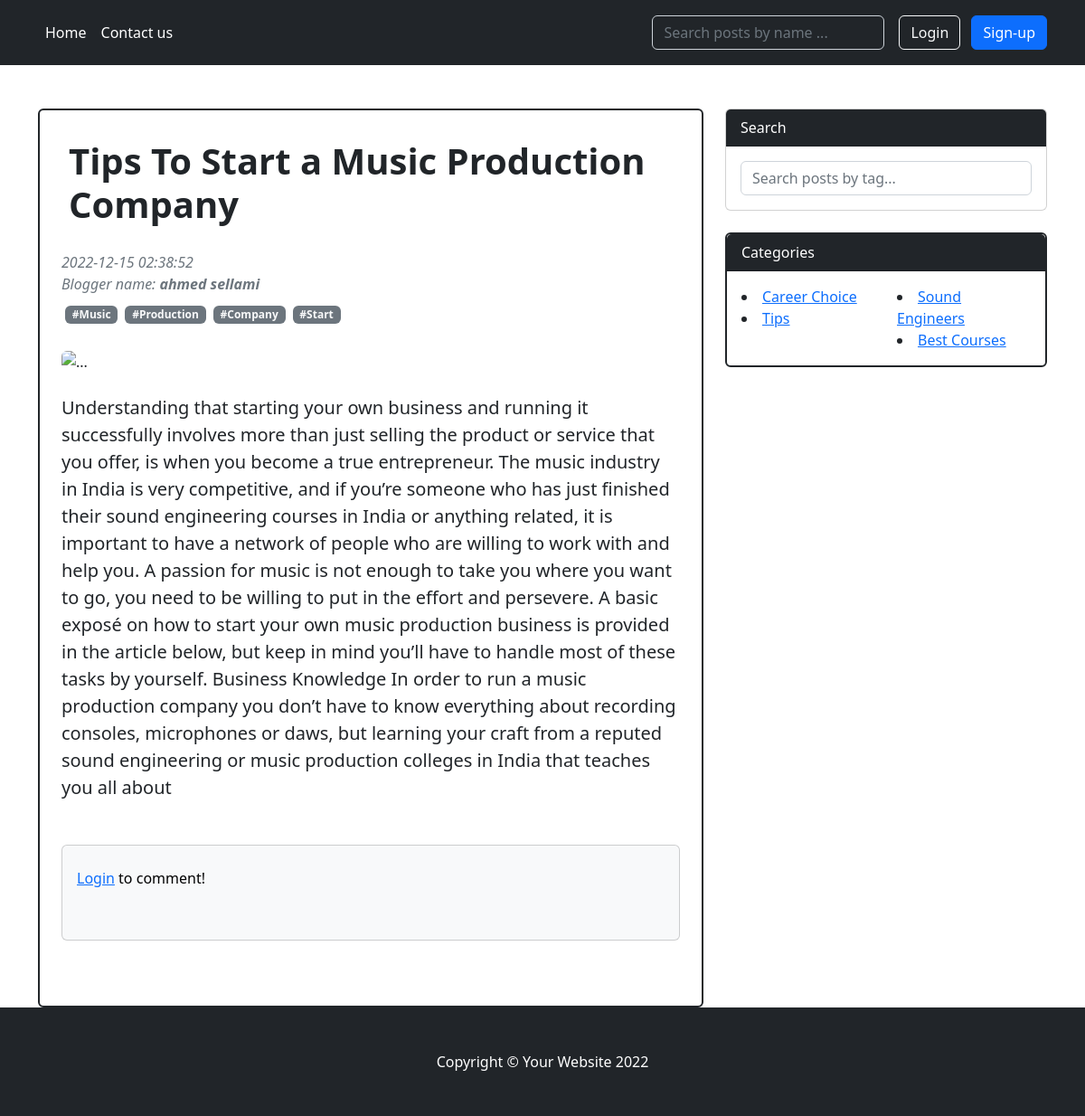
The app's page /INC/view/post.php?id=17 with its own data.
### tables this page shows
CREATE TABLE `post` (
  `id` int(11) NOT NULL,
  `header` varchar(200) NOT NULL,
  `content` varchar(1000) NOT NULL,
  `likes` int(11) DEFAULT 0,
  `comments` int(11) DEFAULT 0,
  `submit_date` timestamp NOT NULL DEFAULT current_timestamp(),
  `title` varchar(100) NOT NULL,
  `category_id` int(11) NOT NULL,
  `views` int(11) NOT NULL DEFAULT 0,
  `tags` varchar(200) NOT NULL,
  `blogger` varchar(100) NOT NULL DEFAULT 'ahmed sellami'
);

CREATE TABLE `category` (
  `id` int(11) NOT NULL,
  `name` varchar(100) NOT NULL
);

### INC/model/Post.php (called while the page is built, shortened)
<?php
class Post
{
    public static function getbyid($db, $id)
    {
        $sql = "SELECT post.id,post.category_id, post.title, post.header, post.blogger, post.content,post.likes,post.views,post.submit_date,post.comments,post.tags, category.name as category
        FROM post
        LEFT JOIN category
        ON post.category_id = category.id
        WHERE post.id=?";
        $params = array($id);
        $resultat = $db->execute_query($sql, $params);
        if (!$resultat) {
            $erreur = $db->errorInfo();
            echo "Lecture impossible, id", $db->errorCode(), $erreur[2];
        } else {
            return $resultat->fetch(PDO::FETCH_OBJ);
        }
    }
}

### INC/model/Database.php (called while the page is built, shortened)
<?php
class Database {
private $pdo;
private function __construct($host,$dbname,$user,$pass){
try{
$dsn = "mysql:host=".$host.";dbname=".$dbname;
$this->pdo = new PDO($dsn,$user,$pass);
$this->pdo->setAttribute(PDO::ATTR_ERRMODE, PDO::ERRMODE_EXCEPTION);
}
catch(PDOException $except){
echo"Echec de la connexion: ". $except->getMessage();
die();
}
}
public function execute_query($sql, $params = null){
    if ($params == null) {
    $resultat = $this->pdo->query($sql);
    }
    else {
    $resultat = $this->pdo->prepare($sql);
    $resultat->execute($params);
    }
    if(!$resultat) {
    $erreur=$this->pdo->errorInfo();
    echo "Lecture impossible, code", $this->pdo->errorCode(),$erreur[2];
    die();
    }else {
    return $resultat;
    }
    }
}

### INC/model/Category.php (called while the page is built, shortened)
<?php
class Category {
    public static function getAll($db){
        $sql = "SELECT * from category";
        $resultat = $db->execute_query($sql);
        if(!$resultat) {
        $erreur=$db->errorInfo();
        echo "Lecture impossible, id", $db->errorCode(),$erreur[2];
        }
        else{
        return $resultat->fetchAll(PDO::FETCH_OBJ);
        }
        }
}
?>

### INC/controller/PostsC.php (the view, shortened to what this page needs)
<?php
require_once __DIR__ . '/../model/Post.php';
$db = Config::getDB();
function convert($string)
{
  try {
    $res = explode("#", trim($string, '#'));
    $output = "";
    foreach ($res as $tag) {
      $output .= "<a class='m-1 badge bg-secondary text-decoration-none link-light' href='#!'>#$tag</a>";
    }
    return $output;
  } catch (Exception $e) {
    var_dump($e);
    return "";
  }
}
function getPostByid($id)
{
  global $db;
  $post = Post::getbyid($db, $id);
  if (isset($_SESSION["user"])) {
    $user = $_SESSION["user"];
  } else {
    $user = null;
  }
  if (!is_null($user) && $user->isAdmin) {
    $edit = "                  <div class='ms-auto p-2 bd-highlight'>
    <div class='dropdown'>
      <i class='fa fa-bars' aria-hidden='true' aria-hidden='true' id='dropdownMenuButton1' data-bs-toggle='dropdown' aria-expanded='false'></i>
      <ul class='dropdown-menu' aria-labelledby='dropdownMenuButton1'>
        <li>
          <a class='dropdown-item d-flex bd-highlight mb-3' data-bs-toggle='modal' data-bs-target='#exampleModal'>
            <div class='p-2 bd-highlight'><i class='fa fa-edit' aria-hidden='true'></i></div>
            <div class='ms-auto p-2 bd-highlight'> Edit</div>
          </a>
        </li>
        <li>
          <a class='dropdown-item d-flex bd-highlight mb-3' href='../controller/DeletePC.php?id=$id'>
            <div class='p-2 bd-highlight'><i class='fa fa-trash' aria-hidden='true'></i></div>
            <div class='ms-auto p-2 bd-highlight'> Delete</div>
          </a>
        </li>
      </ul>
    </div>
  </div>";
  } else {
    $edit = "";
  }
  $result = "
          <header class='mb-4'>
                      <div class='d-flex bd-highlight mb-3'>
                        <div class='p-2 bd-highlight'>
                          <h1 class='fw-bolder mb-1'>$post->title</h1>
                        </div>
                        $edit
                      </div>
                      <div class='text-muted fst-italic mb-2'>
                      $post->submit_date<br/>
                      Blogger name: <b>$post->blogger</b>
                      </div>" . convert($post->tags) . "
                    </header>
                    <figure class='mb-4'>
                      <img class='img-fluid rounded' src='../SRC/img/$post->id.jpg' alt='...' />
                    </figure>
                    <section class='mb-5'>
                      <p class='fs-5 mb-4'>
                      $post->content
                      </p>
                    </section>";
  return $result;
}

### INC/controller/CategoryC.php (shortened to what this page needs)
<?php
require_once __DIR__ . '/../model/Category.php';
$db = Config::getDB();
function getAllCategories()
{
    global $db;
    $categories = Category::getAll($db);
    if (count($categories) > 1) {
        list($array1, $array2) = array_chunk($categories, ceil(count($categories) / 2));
    } else {
        $array1 = $categories;
    }
    $result = "
    <div class='card mb-4 border border-dark border-2'>
          <div class='card-header  text-bg-dark'>Categories</div>
          <div class='card-body'>
            <div class='row'>
              <div class='col-sm-6'>
              ";
    foreach ($array1 as $value) {
        $result .= "<li><a id='$value->id' href='#$value->id' onClick='searchID(this.id);'>$value->name</a></li>";
    }
    $result .= "
              </div>
              <div class='col-sm-6'>";
    if (count($categories) > 1) {
        foreach ($array2 as $value) {
            $result .= "<li><a id='$value->id' href='#$value->id' onClick='searchID(this.id);'>$value->name</a></li>";
        }
    }
    $result .= "
                </div>
                </div>
            </div>
            </div>";
    return $result;
}

### records on screen
post: title "Tips To Start a Music Production Company", submit_date "2022-12-15 02:38:52", blogger "ahmed sellami", tags "Music", tags "Production", tags "Company", tags "Start", content "Understanding that starting your own business and running it successfully involves more than just selling the product or service that you offer, is when you become a true entrepreneur. The music industry in India is very competitive, and if you’re someone who has just finished their sound engineering courses in India or anything related, it is important to have a network of people who are willing to work with and help you. A passion for music is not enough to take you where you want to go, you need to be willing to put in the effort and persevere. A basic exposé on how to start your own music production business is provided in the article below, but keep in mind you’ll have to handle most…"
category: name "Career Choice"
category: name "Tips"
category: name "Sound Engineers"
category: name "Best Courses"
